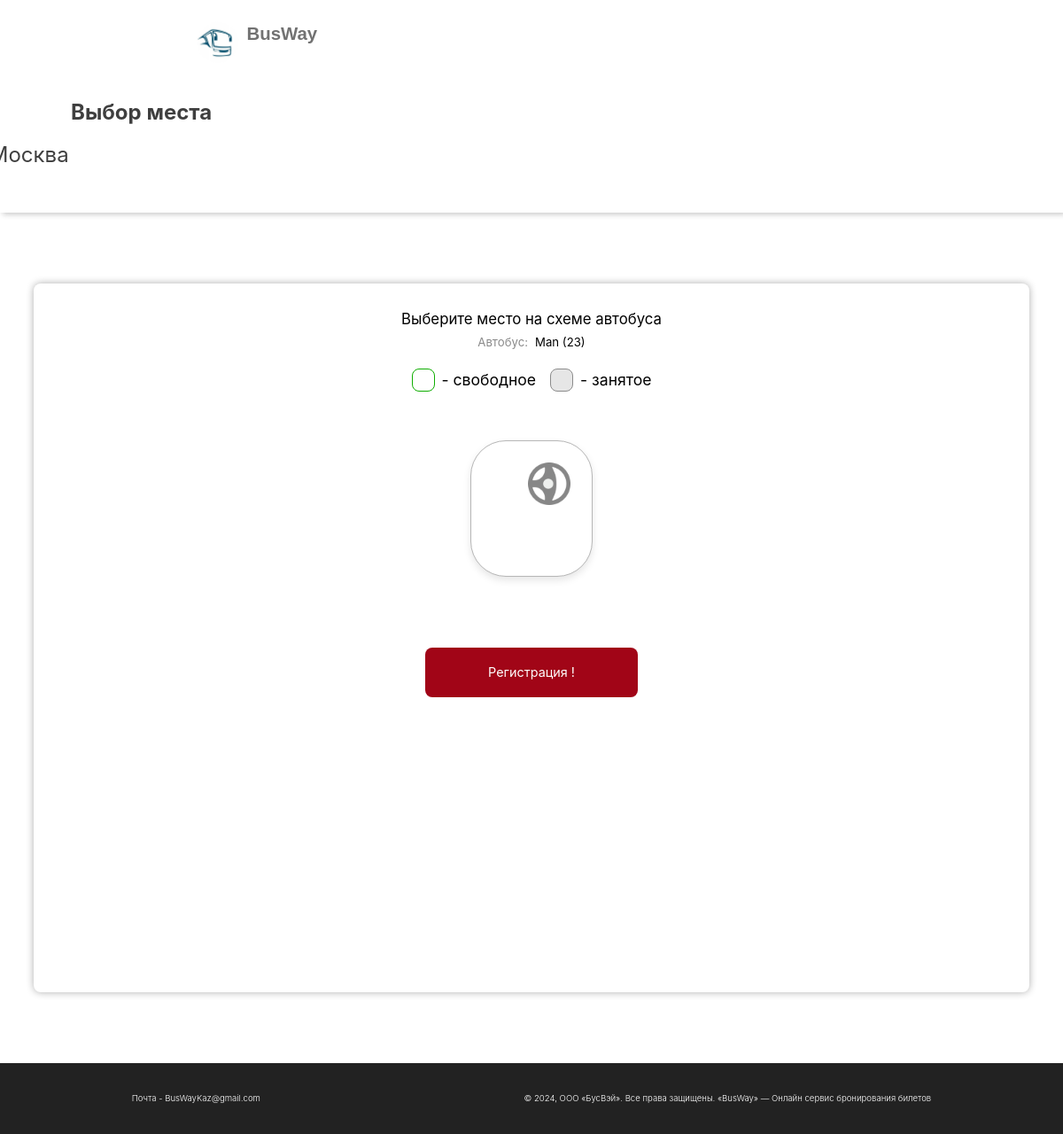
Before: /bus_layout/1/ with the older database file.
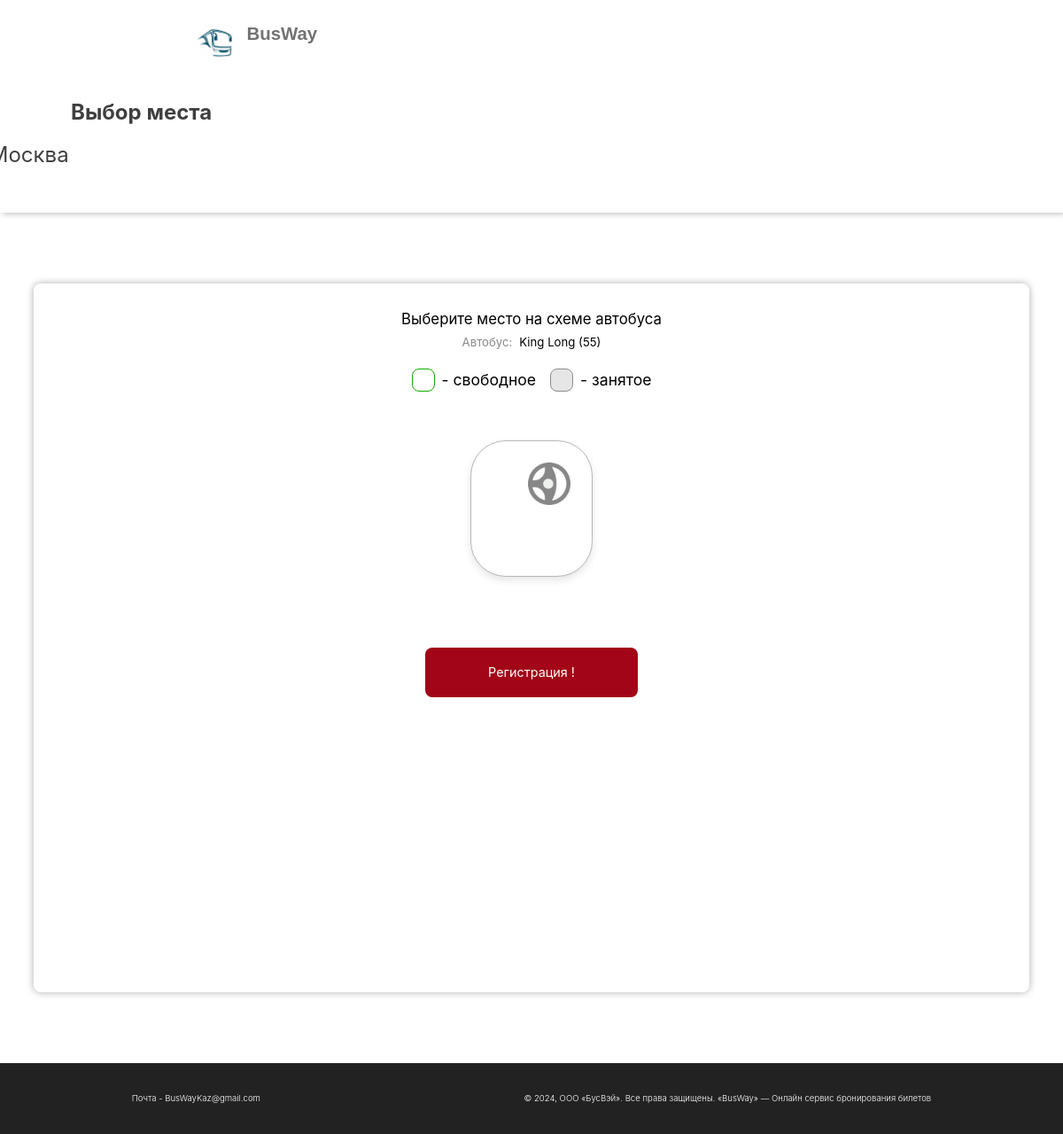
After: the same page with the newer database file.
### main/models.py (models this page shows)
class Bus(models.Model):
    brand = models.CharField(max_length=100)
    total_seats = models.IntegerField()
    license_plate = models.CharField(max_length=9)

### main/views.py (the view, shortened to what this page needs)
# urls.py: path('bus_layout/<int:schedule_id>/', bus_layout, name='bus_layout'),
def bus_layout(request, schedule_id):
    schedule = Schedule.objects.get(pk=schedule_id)
    bus = get_object_or_404(Bus, pk=schedule.bus.id)
    bus_seats = BusSeat.objects.filter(schedule=schedule)
    title = 'Выбор места'
    column_one = []
    column_two = []
    column_three = []
    column_four = []
    context = {
        'schedule': schedule,
        'bus': bus,
        'title': title,
        'seats': bus_seats,
        'column_one': column_one,
        'column_two': column_two,
        'column_three': column_three,
        'column_four': column_four,
    }
    return render(request, "create_ticket/bus_seats.html", context=context)

### main/templates/create_ticket/bus_seats.html (shortened to what this page needs)
{% extends 'base.html' %}
{% load static %}
{% block content %}
{% load custom_filters %}
<head>
    <link rel="stylesheet" href="{% static 'css/bus_seats_css.css' %}">
</head>
<div class="header_block">
    <div class="title_header_block">
        <h1>Выбор места</h1>
        <p>{{ schedule.route.origin }} - {{ schedule.route.destination }}</p>
    </div>
</div>
<form class="bus_block" onsubmit="return check()" method="post" action="{% url 'create_ticket' %}">
    <div class="bus_layout">
        <div class="bus_layout_title">
            <h1>Выберите место на схеме автобуса</h1>
            <div class="bus_layout_text">
                <p style="color: rgb(138, 138, 138);">Автобус: </p><p>{{ bus.brand }} ({{bus.total_seats}})</p>
            </div>
        </div>
        <div class="exemple_block">
            <div class="free_block">
                <div class="square_free"></div>
                <p>- свободное</p>
            </div>
            <div class="busy_block">
                <div class="square_busy"></div>
                <p>- занятое</p>
            </div>
        </div>
        <div class="choose_seate_block">
            <div class="bus_seates_block">
                <div class="steering-wheel">
                    <img src="{% static 'images/steering-wheel.png' %}" alt="">
                </div>
            </div>
        </div>
        <div class="button_save_seat">
            {% if request.user.is_authenticated %}
                <button type="submit">Продолжить</button>
            {% else %}
                <button type="submit" style="background-color: rgb(161, 5, 23);" disabled>Регистрация !</button>
            {% endif %}
        </div>
    </div>
</form>
{% endblock %}

Changed rows visible on the page:
no longer on this page (row edited): Bus: brand "Man", total_seats "23"
added Bus: brand "King Long", total_seats "55"
